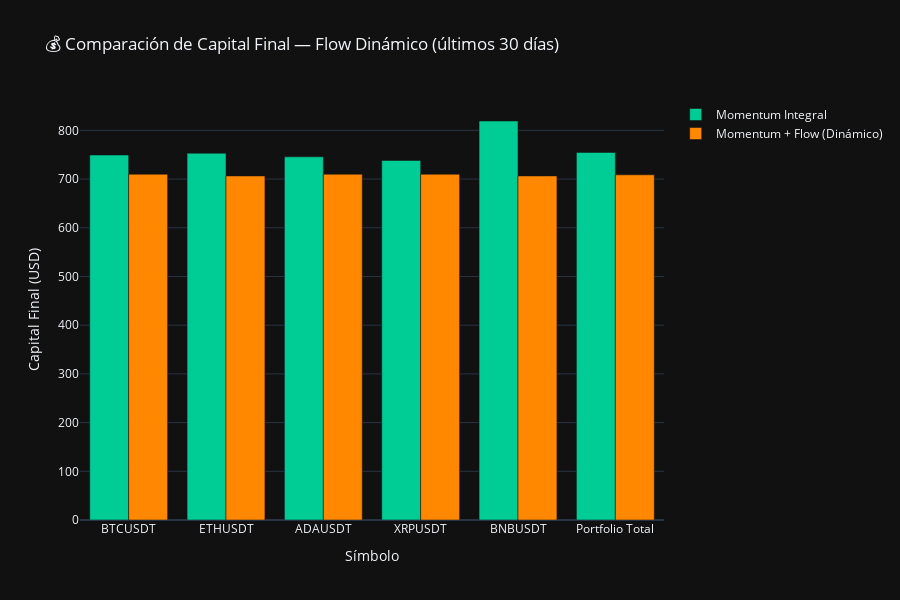

Notebook code cell kept with this figure:
### Code cell
# ==========================================================
# 🧩 COMPARACIÓN FINAL: Momentum Integral vs Momentum+Flow (Flow Dinámico)
# ==========================================================
import pandas as pd
import numpy as np
from concurrent.futures import ThreadPoolExecutor
import plotly.graph_objects as go

# --- 1️⃣ Configuración general ---
# ⚠️ data_full ya fue generado en el Bloque 0 (actualizado hasta hoy)
pesos = {"BTCUSDT":0.35, "ETHUSDT":0.25, "ADAUSDT":0.10, "XRPUSDT":0.20, "BNBUSDT":0.10}
window = 8
flow_threshold = 0.05        # menos estricto (ajustable)
alignment_weight = 0.8       # peso del flujo (ajustable)
capital_inicial = 710
window_flow = 12             # número de velas para promedio móvil del flow

# --- 2️⃣ Funciones base ---
def calcular_momentum_integral(df, window=8):
    df = df.copy()
    df["momentum"] = df["Close"].diff()
    df["integral_momentum"] = df["momentum"].rolling(window=window).sum()
    df["slope_integral"] = df["integral_momentum"].diff()
    std_slope = df["slope_integral"].rolling(window=window).std()
    df["Signal Final"] = np.select(
        [
            (df["slope_integral"] < -std_slope) & (df["momentum"] < 0),
            (df["slope_integral"] > std_slope) & (df["momentum"] > 0)
        ],
        ["SELL", "BUY"],
        default=None
    )
    return df


def limpiar_señales_persistentes(df, columna="Signal Final"):
    df = df.copy().reset_index(drop=True)
    df["Signal Limpia"] = None
    last_signal = None
    for i in range(len(df)):
        current = df.at[i, columna]
        if current in ["BUY", "SELL"]:
            if current != last_signal:
                df.at[i, "Signal Limpia"] = current
                last_signal = current
    return df


def confirmar_signal_con_flowtrend(df, flow_threshold=0.05, alignment_weight=0.8, window_flow=12):
    """
    Confirma señales BUY/SELL basándose en la media móvil del flujo (Flow_Imbalance)
    de las últimas N velas, en lugar del flow_mean global.
    """
    df = df.copy().reset_index(drop=True)
    if "Flow_Imbalance" not in df.columns:
        raise ValueError("⚠️ No se encontró la columna 'Flow_Imbalance' en el DataFrame.")
    
    # Promedio móvil del flujo
    df["Flow_Mean_Roll"] = df["Flow_Imbalance"].rolling(window=window_flow, min_periods=1).mean()

    df["Flow Confirm"] = "⏸️ Sin señal"
    for i in range(len(df)):
        sig = df.at[i, "Signal Limpia"]
        flow_val = df.at[i, "Flow_Mean_Roll"]

        if sig == "BUY":
            if flow_val > flow_threshold * alignment_weight:
                df.at[i, "Flow Confirm"] = "BUY ✅ Confirmado"
        elif sig == "SELL":
            if flow_val < -flow_threshold * alignment_weight:
                df.at[i, "Flow Confirm"] = "SELL ✅ Confirmado"
    return df


def backtest_symbol(df, col_buy, col_sell, rr_tp=2.5, rr_sl=0.5, capital_inicial=710):
    capital = capital_inicial
    en_trade = False
    precio_entrada = 0.0
    for _, row in df.iterrows():
        price = row["Close"]
        if not en_trade and row[col_buy]:
            precio_entrada = price
            en_trade = True
        elif en_trade and row[col_sell]:
            cambio_pct = (price - precio_entrada) / precio_entrada
            if cambio_pct >= rr_tp/100:
                capital *= 1 + rr_tp/100
            elif cambio_pct <= -rr_sl/100:
                capital *= 1 - rr_sl/100
            en_trade = False
    return round(capital, 2)

# --- 3️⃣ Procesamiento por símbolo ---
def procesar_symbol(symbol, info):
    df = info["df"].copy()
    fecha_limite = pd.Timestamp.now(tz=df["Open time"].dt.tz) - pd.Timedelta(days=30)
    df = df[df["Open time"] >= fecha_limite].copy().reset_index(drop=True)

    # Modelo base (Momentum Integral)
    df_m = calcular_momentum_integral(df, window)
    df_m = limpiar_señales_persistentes(df_m, "Signal Final")
    df_m["Buy"] = df_m["Signal Limpia"] == "BUY"
    df_m["Sell"] = df_m["Signal Limpia"] == "SELL"
    cap_momentum = backtest_symbol(df_m, "Buy", "Sell", rr_tp=2.5, rr_sl=0.5, capital_inicial=capital_inicial)

    # Modelo optimizado con Flow dinámico
    df_f = confirmar_signal_con_flowtrend(df_m, flow_threshold, alignment_weight, window_flow)
    df_f["Buy"] = df_f["Flow Confirm"].str.contains("BUY ✅", na=False)
    df_f["Sell"] = df_f["Flow Confirm"].str.contains("SELL ✅", na=False)
    cap_flow = backtest_symbol(df_f, "Buy", "Sell", rr_tp=2.5, rr_sl=0.5, capital_inicial=capital_inicial)

    # Contadores de señales
    total_buy = df_f["Buy"].sum()
    total_sell = df_f["Sell"].sum()

    return symbol, cap_momentum, cap_flow, total_buy, total_sell


# --- 4️⃣ Ejecución paralela ---
print("⚙️ Ejecutando comparación Momentum vs Flow Dinámico (últimos 30 días)...\n")
start = pd.Timestamp.now()
results = {}

with ThreadPoolExecutor(max_workers=len(pesos)) as ex:
    for sym, cap_m, cap_f, total_buy, total_sell in ex.map(lambda s: procesar_symbol(s, data_full[s]), pesos.keys()):
        results[sym] = {
            "Momentum Integral": cap_m,
            "Momentum+Flow": cap_f,
            "BUY Signals": total_buy,
            "SELL Signals": total_sell,
            "Peso": pesos[sym]
        }

# --- 5️⃣ Resultado consolidado ---
df_res = pd.DataFrame(results).T
for col in ["Momentum Integral", "Momentum+Flow"]:
    df_res[col] = df_res[col].astype(float)

df_res.loc["Portfolio Total"] = {
    "Momentum Integral": np.sum(df_res["Momentum Integral"] * df_res["Peso"]),
    "Momentum+Flow": np.sum(df_res["Momentum+Flow"] * df_res["Peso"]),
    "BUY Signals": df_res["BUY Signals"].sum(),
    "SELL Signals": df_res["SELL Signals"].sum(),
    "Peso": 1.0
}

print("\n📊 Resultados Backtest (últimos 30 días con Flow dinámico):\n")
display(df_res.round(2))
print(f"⏱️ Tiempo total: {(pd.Timestamp.now() - start).total_seconds():.2f} s")

# --- 6️⃣ Visualización ---
fig = go.Figure()
fig.add_trace(go.Bar(
    x=df_res.index, y=df_res["Momentum Integral"],
    name="Momentum Integral", marker_color="#00cc96"
))
fig.add_trace(go.Bar(
    x=df_res.index, y=df_res["Momentum+Flow"],
    name="Momentum + Flow (Dinámico)", marker_color="#ff8800"
))
fig.update_layout(
    barmode="group",
    title="💰 Comparación de Capital Final — Flow Dinámico (últimos 30 días)",
    template="plotly_dark",
    xaxis_title="Símbolo",
    yaxis_title="Capital Final (USD)",
    height=600
)
fig.show()

### Figure 1 — Plotly figure (JSON) as saved in the notebook; plotly's stock layout.template omitted (floating-point values rounded to 4 significant figures)
{"data": [{"marker": {"color": "#00cc96"}, "name": "Momentum Integral", "type": "bar", "x": ["BTCUSDT", "ETHUSDT", "ADAUSDT", "XRPUSDT", "BNBUSDT", "Portfolio Total"], "y": [749.4, 753.2, 745.7, 738.2, 819.3, 754.7]}, {"marker": {"color": "#ff8800"}, "name": "Momentum + Flow (Dinámico)", "type": "bar", "x": ["BTCUSDT", "ETHUSDT", "ADAUSDT", "XRPUSDT", "BNBUSDT", "Portfolio Total"], "y": [710.0, 706.5, 710.0, 710.0, 706.5, 708.8]}], "layout": {"barmode": "group", "height": 600, "title": {"text": "💰 Comparación de Capital Final — Flow Dinámico (últimos 30 días)"}, "xaxis": {"title": {"text": "Símbolo"}}, "yaxis": {"title": {"text": "Capital Final (USD)"}}}}
